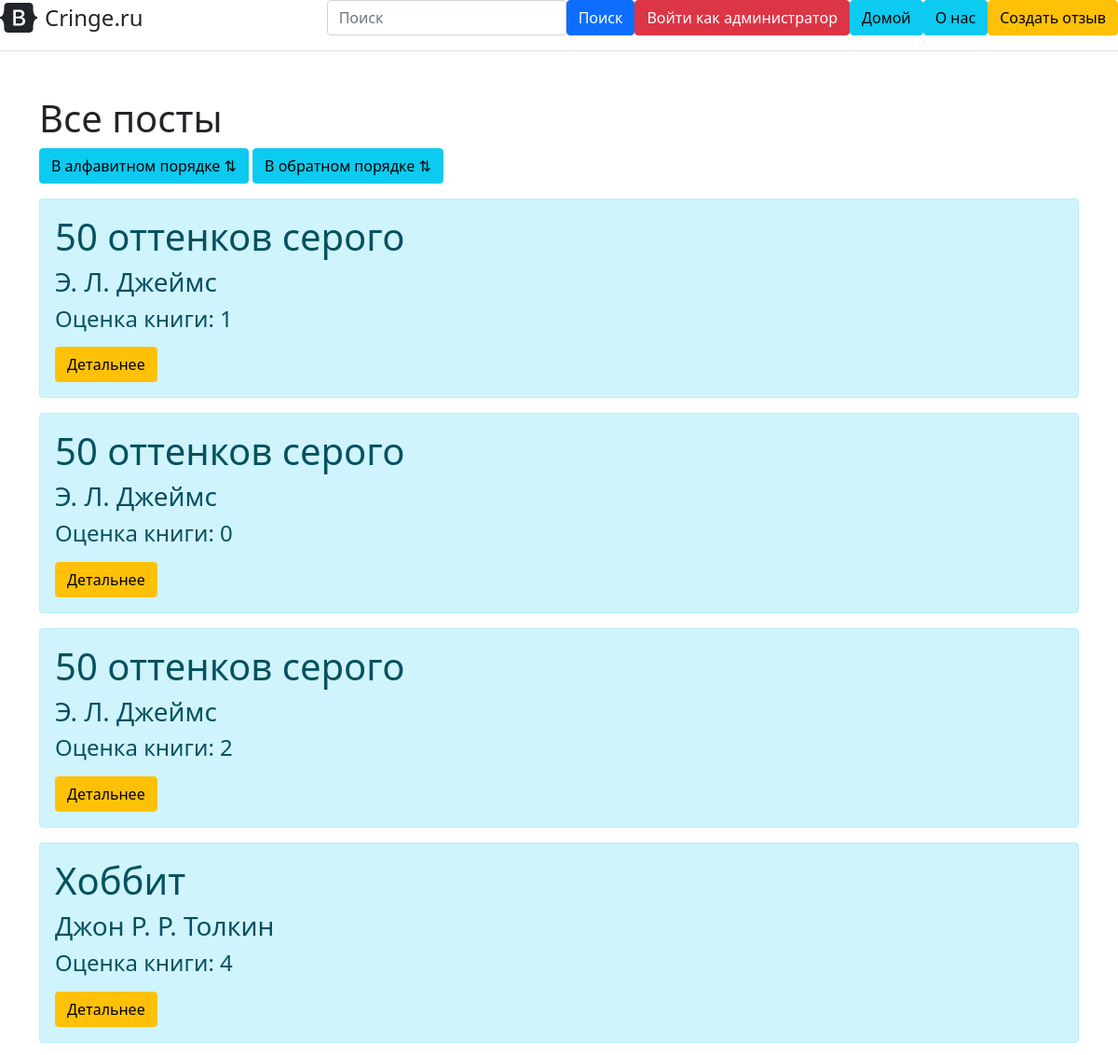
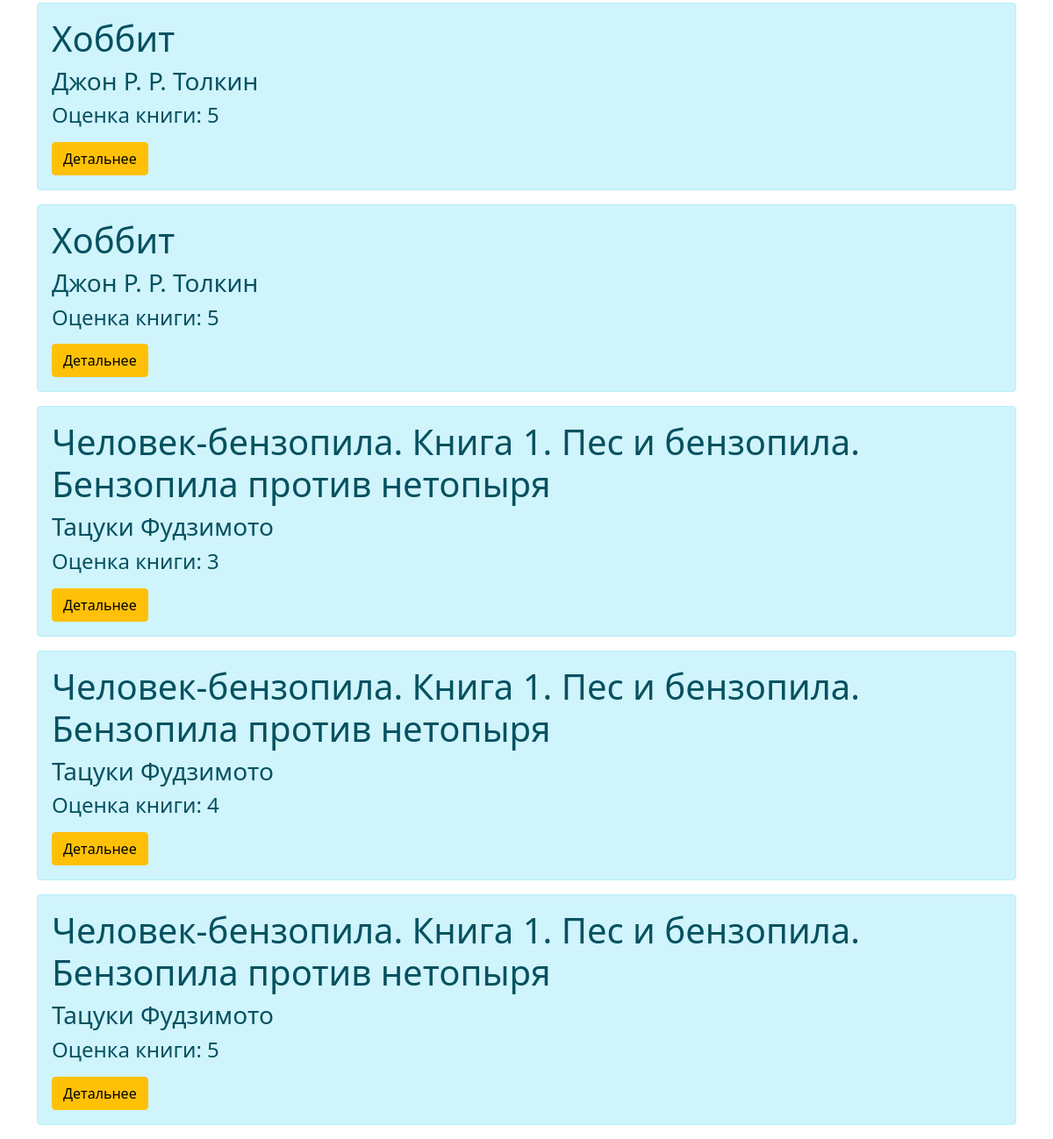
The page /home on the database its author committed (2 pictures, top to bottom).
### main.py (models this page shows, shortened)
class Book(db.Model):
    __tablename__ = 'book'
    current_date = datetime.now()
    id = db.Column(db.Integer, primary_key=True)
    book_name = db.Column(db.String(1000), nullable=True)
    author_name = db.Column(db.String(300), nullable=True)
    text = db.Column(db.Text, nullable=True)
    date = db.Column(db.Text, nullable=True)
    comment_rate = db.Column(db.Integer, nullable=True)

### main.py (the view)
@app.route('/home')
def home():
    q = request.args.get('q')
    if q:
        book = Book.query.filter(Book.book_name.contains(q) | Book.author_name.contains(q) | Book.text.contains(q)).all()
    else:
        book = Book.query.order_by(Book.book_name.asc()).all()
    return render_template("home.html", book=book)

### templates/home.html (shortened to what this page needs)
{% extends 'base.html' %}
{% block body %}
<div class="container mt-5">
    <h1>Все посты</h1>
    <a class="btn btn-info" href="/home">В алфавитном порядке ⇅</a>
    <a class="btn btn-info" href="/home_rev">В обратном порядке ⇅</a>
        {% for book in book %}
    <div class="alert alert-info">
        <h1>{{ book.book_name }}</h1>
        <h3>{{ book.author_name }}</h3>
        <h4>Оценка книги: {{ book.comment_rate }}</h4>
        <a href="/home/detail/{{ book.id }}" class="btn btn-warning">Детальнее</a>
    </div>
    {% endfor %}
</div>
{% endblock %}

### rows shown on the page
Book: book_name "50 оттенков серого", author_name "Э. Л. Джеймс", comment_rate "1"
Book: book_name "50 оттенков серого", author_name "Э. Л. Джеймс", comment_rate "0"
Book: book_name "50 оттенков серого", author_name "Э. Л. Джеймс", comment_rate "2"
Book: book_name "Хоббит", author_name "Джон Р. Р. Толкин", comment_rate "4"
Book: book_name "Хоббит", author_name "Джон Р. Р. Толкин", comment_rate "5"
Book: book_name "Хоббит", author_name "Джон Р. Р. Толкин", comment_rate "5"
Book: book_name "Человек-бензопила. Книга 1. Пес и бензопила. Бензопила против нетопыря", author_name "Тацуки Фудзимото", comment_rate "3"
Book: book_name "Человек-бензопила. Книга 1. Пес и бензопила. Бензопила против нетопыря", author_name "Тацуки Фудзимото", comment_rate "4"
Book: book_name "Человек-бензопила. Книга 1. Пес и бензопила. Бензопила против нетопыря", author_name "Тацуки Фудзимото", comment_rate "5"
